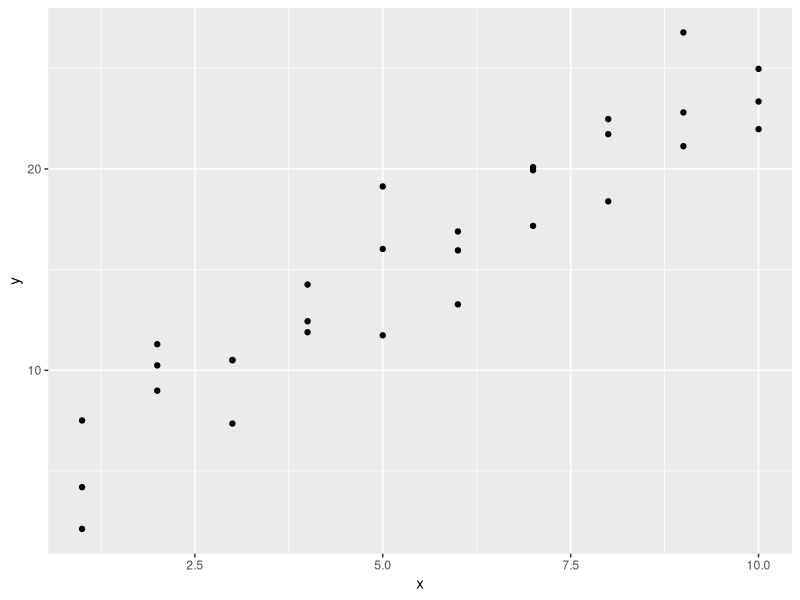
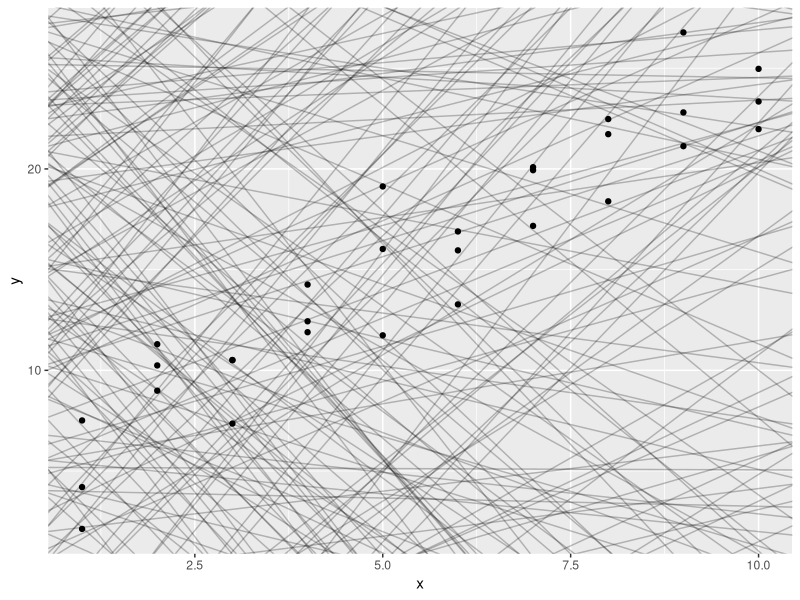
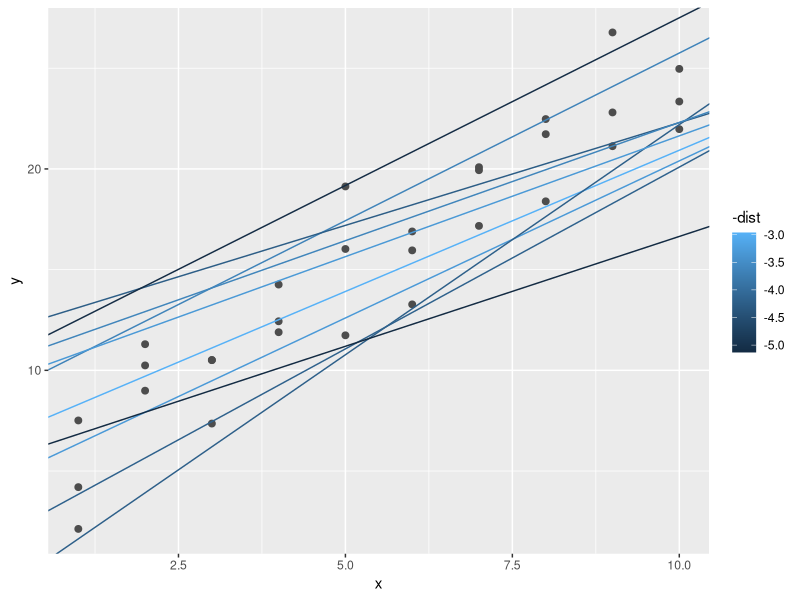
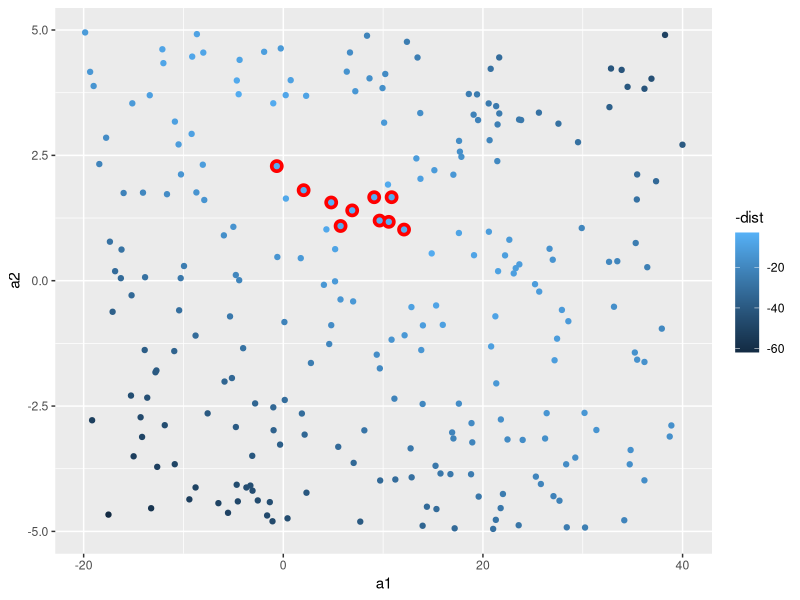
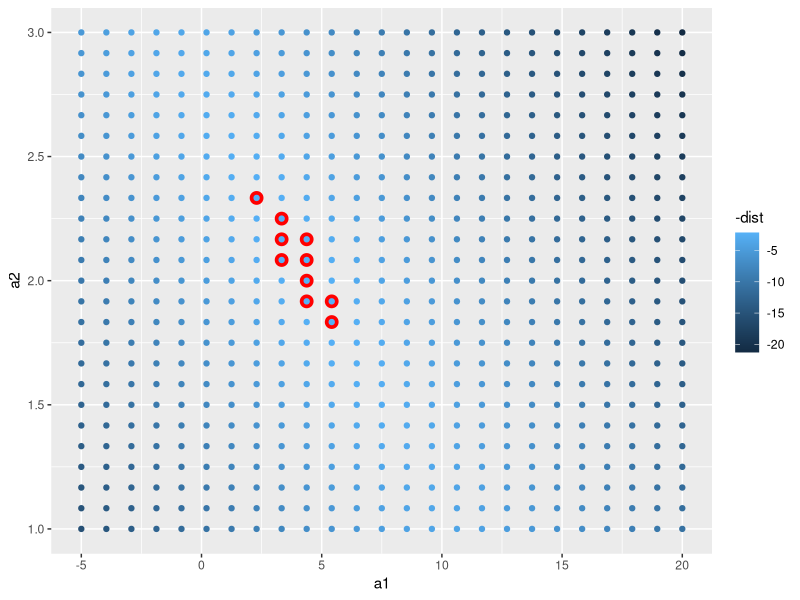
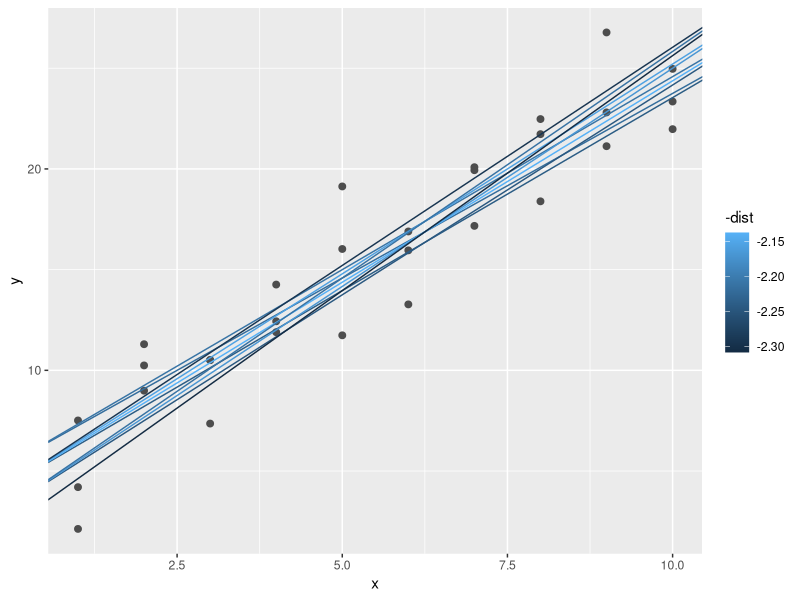
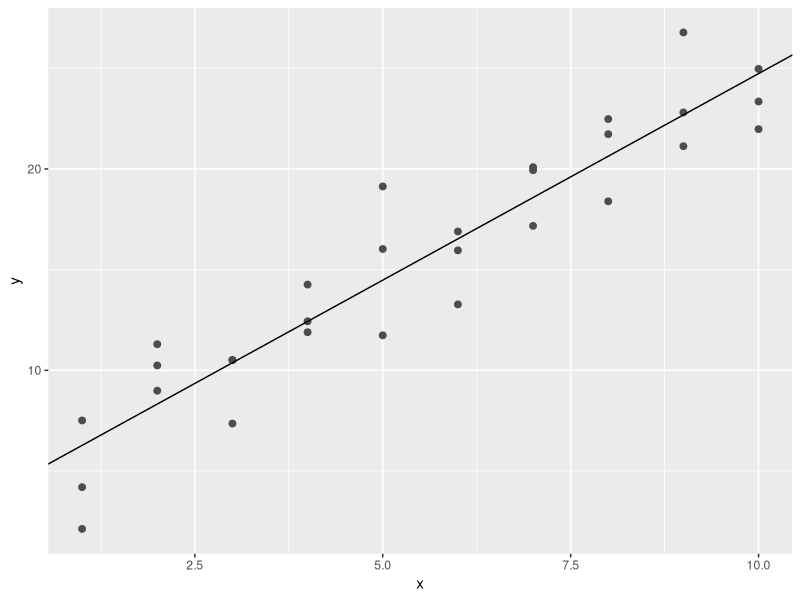
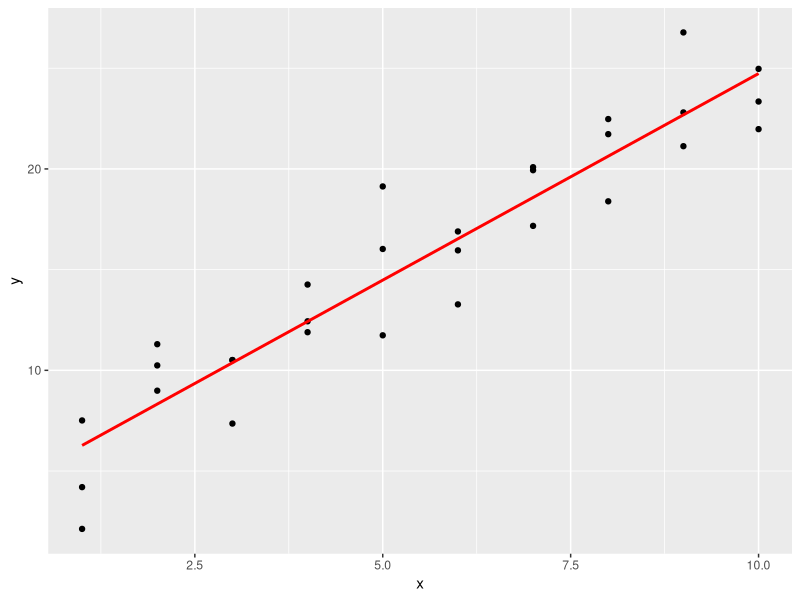

These charts were generated, in order, by the following R code: (Note: this script raises an error after producing the figures.)
library(tidyverse)

library(modelr)
options(na.action = na.warn)

ggplot(sim1, aes(x, y)) + 
  geom_point()

models <- tibble(
  a1 = runif(250, -20, 40),
  a2 = runif(250, -5, 5)
)

ggplot(sim1, aes(x, y)) +
  geom_abline(aes(intercept = a1, slope = a2),
              data = models, alpha = 1/4
              ) +
  geom_point()

model1 <- function(a, data) {
  a[1] + data$x * a[2]
}
model1(c(7, 1.5), sim1)

measure_distance <- function(mod, data) {
  diff <- data$y - model1(mod, data)
  sqrt(mean(diff ^ 2))
}

sim1_dist <- function(a1, a2) {
  measure_distance(c(a1, a2), sim1)
}

models <- models %>% 
  mutate(dist = purrr::map2_dbl(a1, a2, sim1_dist))
models

ggplot(sim1, aes(x, y)) +
  geom_point(size = 2, color = "grey30") +
  geom_abline(
    aes(intercept = a1, slope = a2, color = -dist),
    data = filter(models, rank(dist) <= 10)
  )

ggplot(models, aes(a1, a2)) +
  geom_point(
    data = filter(models, rank(dist) <= 10),
    size = 4, color = "red"
  ) +
  geom_point(aes(colour = -dist))

grid <- expand.grid(
  a1 = seq(-5, 20, length = 25),
  a2 = seq(1, 3, length = 25)
  ) %>% 
  mutate(dist = purrr::map2_dbl(a1, a2, sim1_dist))

grid %>% ggplot(aes(a1, a2)) +
  geom_point(
    data = filter(grid, rank(dist) <= 10),
    size = 4, colour = "red"
  ) +
  geom_point(aes(color = -dist))

ggplot(sim1, aes(x, y)) +
  geom_point(size = 2, color = "grey30") +
  geom_abline(
    aes(intercept = a1, slope = a2, color = -dist),
    data = filter(grid, rank(dist) <= 10)
  )

best <- optim(c(0, 0), measure_distance, data = sim1)
best$par

ggplot(sim1, aes(x, y)) +
  geom_point(size = 2, color = "grey30") +
  geom_abline(intercept = best$par[1], slope = best$par[2])

sim1_mod <- lm(y ~ x, data = sim1) 
coef(sim1_mod)

grid <- sim1 %>% 
  data_grid(x)
grid

grid <- grid %>% 
  add_predictions(sim1_mod)

ggplot(sim1, aes(x)) +
  geom_point(aes(y = y)) +
  geom_line(
    aes(y = pred),
    data = grid,
    col = "red",
    size = 1
  )

sim1 <- sim1 %>% 
  add_residuals(sim1_mod)
sim1

ggplot(sim1, aes(resid)) +
  geom_freqpoly(binwidth = 0.5)

ggplot(sim1, aes(x, resid)) +
  geom_ref_line(h = 0) +
  geom_point()


# Exercises p. 358
#1
sim1_mod_loess <- loess(y ~ x, data = sim1) 
grid <- sim1 %>% 
  data_grid(x)

grid <- grid %>% 
  add_predictions(sim1_mod_loess)
grid

ggplot(sim1, aes(x)) +
  geom_point(aes(y = y)) +
  geom_line(
    aes(y = pred),
    data = grid,
    col = "red",
    size = 1
  )

sim1_loess <- sim1 %>% 
  add_residuals(sim1_mod_loess)

sqrt(mean(sim1$resid ^ 2))
sqrt(mean(sim1_loess$resid ^ 2))

#2
rm(sim1)

grid <- sim1 %>% 
  data_grid(x)

grid %>% 
  add_predictions(sim1_mod_loess)

grid %>% 
  gather_predictions(sim1_mod,sim1_mod_loess)

grid %>% 
  spread_predictions(sim1_mod,sim1_mod_loess)

sim1 %>% 
  add_residuals(sim1_mod_loess)

sim1 %>% 
  gather_residuals(sim1_mod, sim1_mod_loess)

sim1 %>% 
  spread_residuals(sim1_mod, sim1_mod_loess)

#3
sim1 %>% 
  add_residuals(sim1_mod_loess) %>% 
  ggplot(aes(x, resid)) +
  geom_ref_line(v = 3) +
  geom_point()


df <- tribble(
  ~y, ~x1, ~x2,
  4, 2, 5, 
  5, 1, 6
)
df %>% model_matrix(y ~ x1)

df %>% model_matrix(y ~ x1 - 1)

df %>% model_matrix(y ~ x1 + x2)

df <- tribble(
   ~ sex, ~ response,
   "male", 1,
   "female", 2,
   "male", 1
)
model_matrix(df, response ~ sex)

ggplot(sim2) +
  geom_point(aes(x, y))

mod2 <- lm(y ~ x, data = sim2)
grid <- sim2 %>% 
  data_grid(x) %>% 
  add_predictions(mod2)
grid

ggplot(sim2, aes(x)) +
  geom_point(aes(y = y)) +
  geom_point(
    data = grid,
    aes(y = pred),
    color = "red",
    size = 4
  )
tibble(x = "e") %>% 
  add_predictions(mod2)

sim3
ggplot(sim3, aes(x1, y)) +
  geom_point(aes(color = x2))

mod1 <- lm(y ~ x1 + x2, data = sim3)
mod2 <- lm(y ~ x1 * x2, data = sim3)

grid <- sim3 %>% 
  data_grid(x1, x2) %>% 
  gather_predictions(mod1, mod2)
grid

ggplot(sim3, aes(x1, y, color = x2)) +
  geom_point() +
  geom_line(data = grid, aes(y = pred)) +
  facet_wrap(~ model)

sim3 <- sim3 %>% 
  gather_residuals(mod1, mod2)

ggplot(sim3, aes(x1, resid, color = x2)) +
  geom_ref_line(h = 0) +
  geom_point() +
  facet_grid(model ~ x2)

sim4
mod1 <- lm(y ~ x1 + x2, data = sim4)
mod2 <- lm(y ~ x1 * x2, data = sim4)

grid <- sim4 %>% 
  data_grid(
    x1 = seq_range(x1, 5),
    x2 = seq_range(x2, 5)
  ) %>% 
  gather_predictions(mod1, mod2)
grid

seq_range(c(0.0123, 0.923423), n = 5)
seq_range(c(0.0123, 0.923423), n = 5, pretty = TRUE)
x1 <- rcauchy(100)
seq_range(x1, n = 5)
seq_range(x1, n = 5, trim = 0.1)
seq_range(x1, n = 5, trim = 0.25)
seq_range(x1, n = 5, trim = 0.50)

x2 <- c(0, 1)
seq_range(x2, n = 5)
seq_range(x2, n = 5, expand = 0.1)
seq_range(x2, n = 5, expand = 0.25)
seq_range(x2, n = 5, expand = 0.5)

ggplot(grid, aes(x1, x2)) +
  geom_tile(aes(fill = pred)) +
  facet_wrap(~ model)

ggplot(grid, aes(x1, pred, color = x2, group = x2)) +
  geom_line() +
  facet_wrap(~ model)
ggplot(grid, aes(x2, pred, color = x1, group = x1)) +
  geom_line() +
  facet_wrap(~ model)

df <- tribble(
  ~y, ~x,
  1, 1,
  2, 2, 
  3, 3
)

model_matrix(df, y ~ x^2 + x)
model_matrix(df, y ~ I(x^2) + x)

library(splines)
model_matrix(df, y ~ ns(x, 2))

sim5 <- tibble(
  x = seq(0, 3.5 * pi, length = 50),
  y = 4 * sin(x) + rnorm(length(x))
)

ggplot(sim5, aes(x, y)) +
  geom_point()

mod1 <- lm(y ~ ns(x, 1), data = sim5)
mod2 <- lm(y ~ ns(x, 2), data = sim5)
mod3 <- lm(y ~ ns(x, 3), data = sim5)
mod4 <- lm(y ~ ns(x, 4), data = sim5)
mod5 <- lm(y ~ ns(x, 5), data = sim5)

grid <- sim5 %>% 
  data_grid(x = seq_range(x, n = 50, expand = 0.1)) %>% 
  gather_predictions(mod1, mod2, mod3, mod4, mod5, .pred = "y")

ggplot(sim5, aes(x, y)) +
  geom_point() +
  geom_line(data = grid, color = "red") +
  facet_wrap(~ model)

df <- tribble(
  ~x, ~y,
  1,  2.2,
  2,  NA,
  3,  3.5, 
  4,  8.3,
  NA, 10
)

mod <- lm(y ~ x, data = df)
mod <- lm(y ~ x, data = df, na.action = na.exclude)
mod
nobs(mod)
